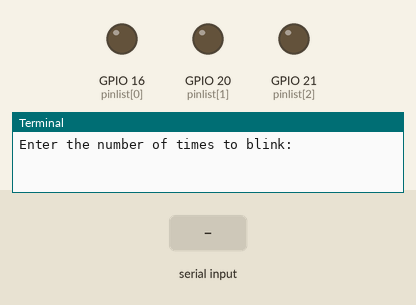
Simulated run of this program. Board: Raspberry Pi (BCM pin numbers). Parts: output pins drawn as LEDs (lit = HIGH), the last lines printed to the terminal. The test bench sets the inputs (shaded band).

Above: at 1.2 s.
1.3 s: "5" typed at the terminal, then Enter
2.8 s: "90" typed at the terminal, then Enter
At 3.2 s:
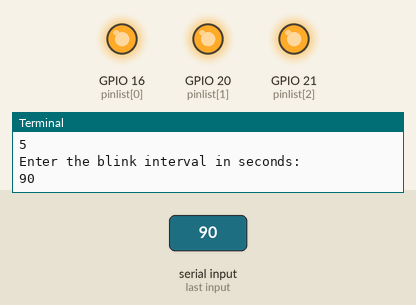
Timing chart, 0 to 5.8 s (numbered marks = the images above; inputs shaded):
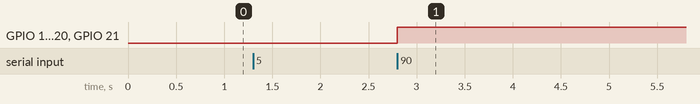

The program:

rgbled.py
```python
import RPi.GPIO as GPIO
import time

pinmap = {
    'r':16
    ,'g':20
    ,'b':21
    }

pinlist = [16,20,21]
GPIO.setmode(GPIO.BCM)

def initpins():
    for pin in pinlist:
        GPIO.setup(pin, GPIO.OUT)

def pinOn(pin):
    GPIO.output(pin, GPIO.HIGH)

def pinOff(pin):
    GPIO.output(pin, GPIO.LOW)

def onoff(pin, sec):
    pinOff(pin)
    pinOn(pin)
    time.sleep(sec)
    pinOff(pin)

def blinkpins(times, interval):
    for t in range(times):
        for pin in pinlist:
            pinOn(pin)
        time.sleep(interval)

        for pin in pinlist:
            pinOff(pin)
        time.sleep(interval)

times = input("Enter the number of times to blink: ")
interval = float(raw_input("Enter the blink interval in seconds: "))

try:
    initpins()
    blinkpins(times, interval)

    for pin in pinlist:
        pinOff(pin)

finally:
    GPIO.cleanup()
```

Measured:
- after the input at 2.8 s, GPIO 16 (pinlist[0]), GPIO 20 (pinlist[1]), GPIO 21 (pinlist[2]): LOW → HIGH at once
